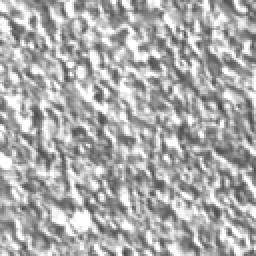
%> input picture Project/D04.hips.gif, 128 x 128 px (shown 2 times larger)
$ octave --eval "ReadImage;"   (GNU Octave 9; MATLAB toolbox functions it lacks are replaced by stand-ins)
%> lines starting %> are read from the running program, lines starting %| are printed output that depends on the picture
% Read texture image and convert to gray(256) colormap image
function ReadImage

[f, map] = imread('D04.hips.gif');
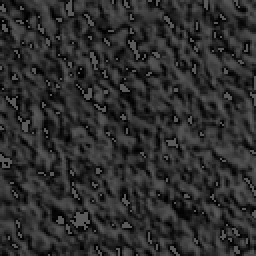
%> f: size 128x128 uint8 (shown 2 times larger); min 0, max 93, mean 45.4
%> map = 128 rows, first 12: [0.996 0.996 0.996; 0.988 0.988 0.988; 0.98 0.98 0.98; 0.973 0.973 0.973; 0.965 0.965 0.965; 0.957 0.957 0.957; 0.949 0.949 0.949; 0.941 0.941 0.941; 0.933 0.933 0.933; 0.925 0.925 0.925; 0.918 0.918 0.918; 0.91 0.91 0.91]

[M,N] = size(f);
%> M = 128; N = 128
g = zeros(size(f));

for m=1:M,
    for n=1:N,
        g(m,n) = map(f(m,n)+1,1);
    end;
end;

colormap(gray(256));
%colormap(map);
imagesc(g);

map
